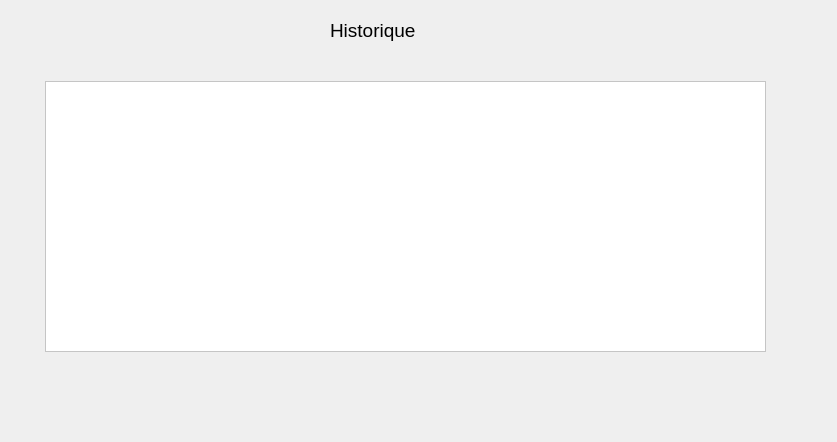
<?xml version="1.0" encoding="UTF-8"?>
<ui version="4.0">
 <class>his</class>
 <widget class="QDialog" name="his">
  <property name="geometry">
   <rect>
    <x>0</x>
    <y>0</y>
    <width>837</width>
    <height>442</height>
   </rect>
  </property>
  <property name="windowTitle">
   <string>Dialog</string>
  </property>
  <widget class="QLabel" name="label">
   <property name="geometry">
    <rect>
     <x>330</x>
     <y>10</y>
     <width>401</width>
     <height>41</height>
    </rect>
   </property>
   <property name="text">
    <string>&lt;html&gt;&lt;head/&gt;&lt;body&gt;&lt;p&gt;&lt;span style=&quot; font-size:14pt;&quot;&gt;Historique&lt;/span&gt;&lt;/p&gt;&lt;/body&gt;&lt;/html&gt;</string>
   </property>
  </widget>
  <widget class="QTextBrowser" name="history">
   <property name="geometry">
    <rect>
     <x>45</x>
     <y>81</y>
     <width>721</width>
     <height>271</height>
    </rect>
   </property>
   <property name="styleSheet">
    <string notr="true">background:white</string>
   </property>
  </widget>
 </widget>
 <resources/>
 <connections/>
</ui>
